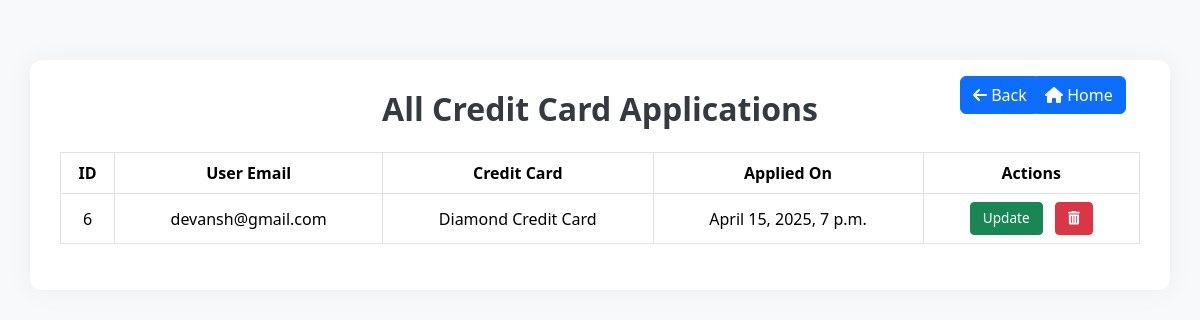
Before: /credit/allcards/ (signed in) with the older database file.
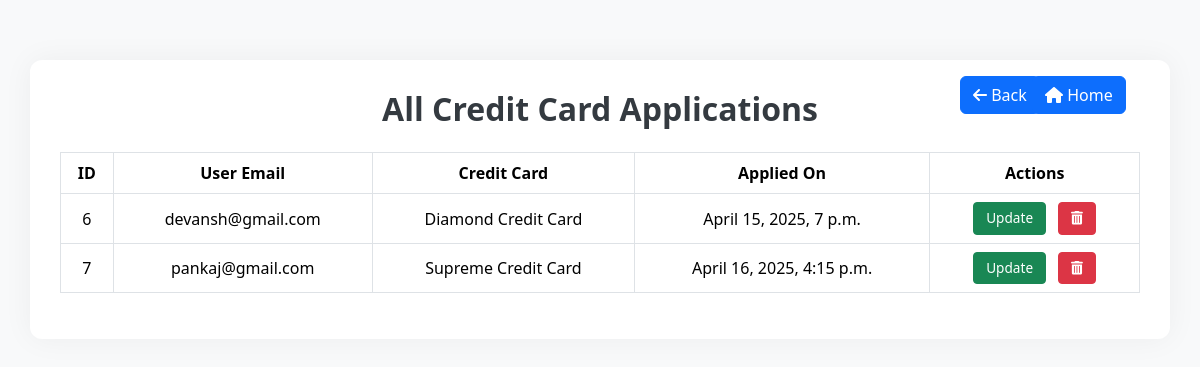
After: the same page with the newer database file.
### CreditCardApp/models.py (models this page shows, shortened)
class UserCardApplication(models.Model):
    user = models.OneToOneField(AppUser, on_delete=models.CASCADE)
    credit_card = models.ForeignKey(CreditCard, on_delete=models.CASCADE)
    applied_on = models.DateTimeField(auto_now_add=True)

class CreditCard(models.Model):
    name = models.CharField(max_length=100)
    description = models.TextField()
    image = models.ImageField(upload_to='card_images/')
    def __str__(self):
        return self.name

### AuthApp/models.py (models this page shows)
class AppUser(AbstractUser):
    GENDER_CHOICES = (
        ('Male', 'Male'),
        ('Female', 'Female'),
        ('Other', 'Other'),
    )
    email = models.EmailField(unique=True)
    name = models.CharField(max_length=100)
    phone = models.CharField(max_length=10,validators=[MinLengthValidator(10)])
    created_at = models.DateTimeField(auto_now_add=True , null=True)
    updated_at = models.DateTimeField(auto_now=True , null=True)
    gender = models.CharField(max_length=10, choices=GENDER_CHOICES)
    username= None
    objects = AppUserManager()
    USERNAME_FIELD = 'email'
    REQUIRED_FIELDS = ['name', 'phone', 'gender']
    def __str__(self):
        return self.email

### CreditCardApp/views.py (the view)
# urls.py: path('allcards/', views.all_credit_users_view, name='allcards'),
@login_required
def all_credit_users_view(request):
    cards = UserCardApplication.objects.all()
    return render(request ,'allcards.html',context={'cards': cards})

### CreditCardApp/templates/allcards.html (shortened to what this page needs)
<!DOCTYPE html>
<html lang="en">
<head>
    <link href="https://cdn.jsdelivr.net/npm/bootstrap@5.3.5/dist/css/bootstrap.min.css" rel="stylesheet">
    <link rel="stylesheet" href="https://cdnjs.cloudflare.com/ajax/libs/font-awesome/6.5.0/css/all.min.css" />
</head>
<body>
    <div class="profile-home" style="text-align: right; margin-left: 80vw; margin-top: 2vh; position: absolute; z-index: 10;">
        <a href="{% url 'credit' %}" class="btn btn-primary" style="text-decoration: none; color: white;"><i class="fa-solid fa-arrow-left"></i> Back</a>
        </div>
    <div class="profile-home" style="text-align: right; margin-left: 86vw; margin-top: 2vh; position: absolute; z-index: 10;">
        <a href="{% url 'home' %}" class="btn btn-primary" style="text-decoration: none; color: white;"><i class="fa fa-home"></i>  Home</a>
        </div>
    <div class="container">
        {% if cards %}
            <h2 class="text-center">All Credit Card Applications</h2>
            <table class="table table-bordered table-hover mt-4">
                <thead>
                    <tr>
                        <th>ID</th>
                        <th>User Email</th>
                        <th>Credit Card</th>
                        <th>Applied On</th>
                        <th>Actions</th>
                    </tr>
                </thead>
                <tbody>
                    {% for card in cards %}
                        <tr>
                            <td>{{ card.id }}</td>
                            <td>{{ card.user }}</td>
                            <td>{{ card.credit_card }}</td>
                            <td>{{ card.applied_on }}</td>
                            <td>
                                <a href="{% url 'update_card' card.id %}" class="btn btn-success btn-sm me-2">Update</a>
                                <a href="{% url 'delete_card' card.id %}" class="btn btn-danger btn-sm" onclick="return confirm('Are you sure you want to delete this card?');"><i class="fas fa-trash-alt"></i></a>
                            </td>
                        </tr>
                    {% endfor %}
                </tbody>
            </table>
        {% else %}
            <div class="no-data">
                <h4>Oops! No credit cards found.</h4>
            </div>
        {% endif %}
    </div>
</body>
</html>

Changed rows visible on the page:
added UserCardApplication: id "7", user "pankaj@gmail.com", credit_card "Supreme Credit Card", applied_on "April 16, 2025, 4:15 p.m."
